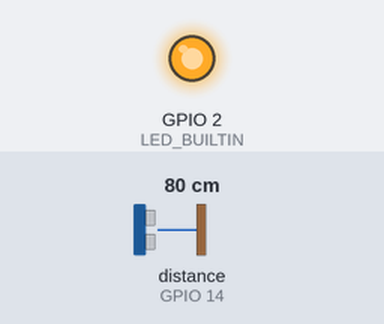
Recording of a sketch running on a simulated ESP8266 (NodeMCU). Parts: output pins drawn as LEDs (lit = HIGH, except the on-board LED, lit = LOW). Wiring (inferred from the names in the program): ultrasonic range finder: trigger GPIO 12; echo GPIO 14. The test bench sets the inputs (shaded band); at power-on: distance to the obstacle (sensor on GPIO 14) 80 cm. The echo pulse lasts 58.3 µs per cm; WiFi joins after 1.5 s; servers stay silent unless stated; uploads are accepted with an empty reply; pins used as bus, display or sensor lines are not drawn; what the sketch prints to the serial monitor is not drawn.

Above: at 6.7 s.
Timing chart, 0 to 12.3 s (numbered marks = the images above):
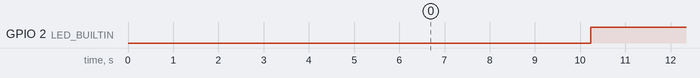

Measured:
- by itself, GPIO 2 (LED_BUILTIN): alternates HIGH for 4.0 s and LOW for 3.0 s

The sketch:

esp8266_code.ino
```cpp
#include <ESP8266WiFi.h>
#include <ESP8266HTTPClient.h>

#define HOST "192.168.31.52"          // Enter HOST URL without "http:// "  and "/" at the end of URL

#define WIFI_SSID "My_Station"            // WIFI SSID here
#define WIFI_PASSWORD "myhome@123"

 String URL = "http://192.168.31.52/demo1/index.php";

int val;


const int trigPin = 12;
const int echoPin = 14;
const int vcc = 13;
long duration ;
int distanceCm;

String sendval,postData;

void setup(void)
{ Serial.begin(115200);
Serial.println("Communication Started \n\n");
delay(1000);
  WiFi.mode(WIFI_STA);
WiFi.begin(WIFI_SSID, WIFI_PASSWORD);                                     //try to connect with wifi
Serial.print("Connecting to ");
Serial.print(WIFI_SSID);
while (WiFi.status() != WL_CONNECTED)
{ Serial.print(".");
    delay(500); }

Serial.println();
Serial.print("Connected to ");
Serial.println(WIFI_SSID);
Serial.print("IP Address is : ");
Serial.println(WiFi.localIP());    //print local IP address

delay(30);

pinMode(LED_BUILTIN, OUTPUT);

pinMode(trigPin,OUTPUT);
pinMode(echoPin,INPUT);
pinMode(vcc,OUTPUT);
  delay(700);

}

void loop() {
 digitalWrite(vcc,HIGH);
  // put your main code here, to run repeatedly:
 digitalWrite(trigPin,LOW);
 delayMicroseconds(2);
 digitalWrite(trigPin,HIGH);
 delayMicroseconds(2);
 digitalWrite(trigPin,LOW);

 duration = pulseIn(echoPin,HIGH);
 distanceCm = duration*0.034/2;
 Serial.println(distanceCm);


    int h = distanceCm;

  delay(800);
  HTTPClient http;    // http object of clas HTTPClient
WiFiClient client;

// Convert integer variables to string
sendval = String(h);


postData = "sendval=" + sendval ;

http.begin(client,URL);              // Connect to host where MySQL databse is hosted
http.addHeader("Content-Type", "application/x-www-form-urlencoded");            //Specify content-type header


int httpCode = http.POST(postData);   // Send POST request to php file and store server response code in variable named httpCode
Serial.println("Values are, sendval = " + sendval );


// if connection eatablished then do this
if (httpCode == 200) { Serial.println("Values uploaded successfully."); Serial.println(httpCode);
String webpage = http.getString();    // Get html webpage output and store it in a string
Serial.println(webpage + "\n");
}

// if failed to connect then return and restart

else {
  Serial.println(httpCode);
  Serial.println("Failed to upload values. \n");
  http.end();
  return; }


delay(3000);
digitalWrite(LED_BUILTIN, LOW);
delay(3000);
digitalWrite(LED_BUILTIN, HIGH);
}
```
